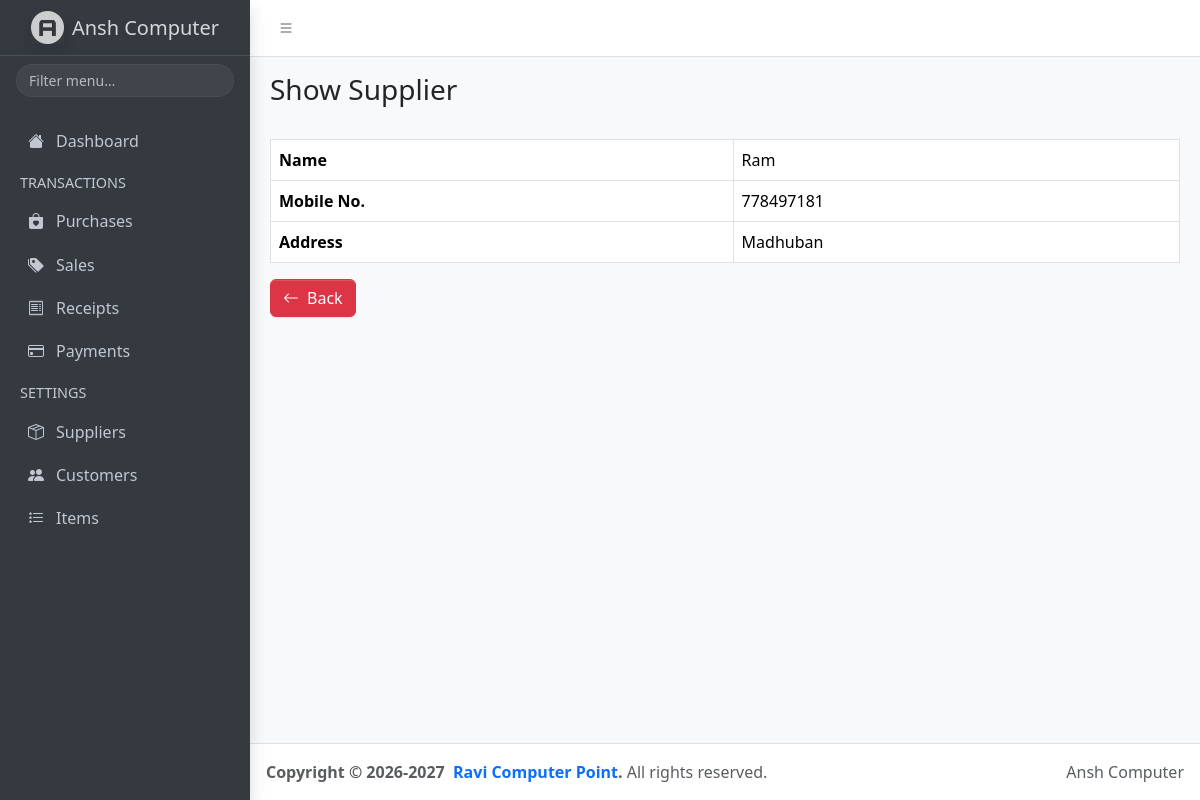
/suppliers/show.php?id=1, run on an earlier commit of the app's database.
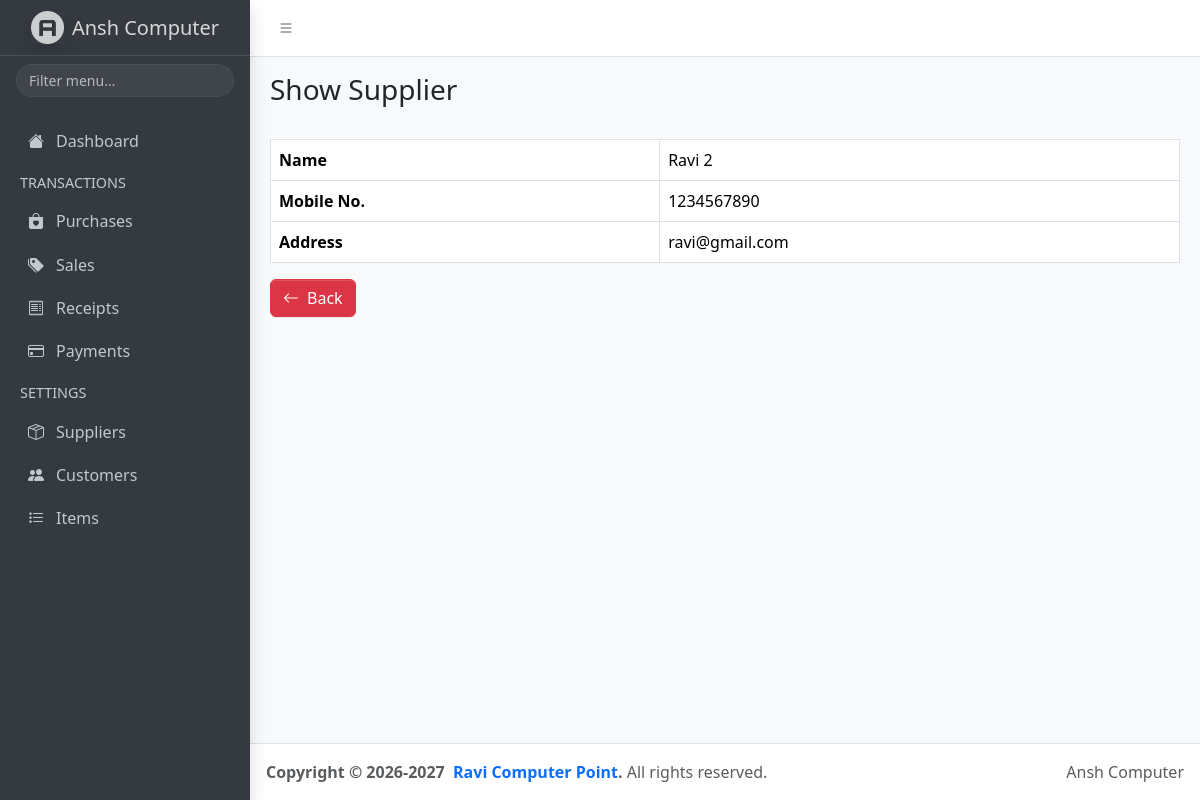
And on a later commit of the database.
### tables this page shows
CREATE TABLE `suppliers` (
  `id` int(11) NOT NULL,
  `name` varchar(50) NOT NULL,
  `mobile_no` varchar(10) DEFAULT NULL,
  `address` varchar(50) DEFAULT NULL
);

### suppliers/show.php (the view, shortened to what this page needs)
<?php
    include('../includes/header.php');
    include('../db_config.php');
?>
<table class="table table-bordered my-3">
    <?php
        $id = $_GET['id'];
        $query = mysqli_query($conn, "select * from suppliers where id='$id'");
        $supplier = mysqli_fetch_assoc($query);
    ?>
    <tr>
        <th>Name</th>
        <td><?php echo $supplier['name']; ?></td>
    </tr>
    <tr>
        <th>Mobile No.</th>
        <td><?php echo $supplier['mobile_no']; ?></td>
    </tr>
    <tr>
        <th>Address</th>
        <td><?php echo $supplier['address']; ?></td>
    </tr>
</table>
<a href="index.php" class="btn btn-danger">
    <i class="bi bi-arrow-left me-2"></i>Back
</a>
<?php include('../includes/footer.php'); ?>

What changed in the data, as far as the page shows it:
changed suppliers: name "Ram" → "Ravi 2"; mobile_no "778497181" → "1234567890"; address "Madhuban" → "ravi@gmail.com"
